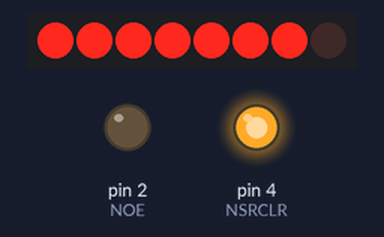
Recording of a sketch running on a simulated Arduino Uno, built with avr-gcc and run on an emulated ATmega328P. Parts: 8 shift-register outputs drawn as a row of LEDs (first output left, lit = HIGH), output pins drawn as LEDs (lit = HIGH). Wiring (inferred from the names in the program): shift register (74HC595): data pin 8; shift clock pin 9; latch pin 6. Wiring (inferred from the signals the program sends): row of LEDs: on Q0, Q1, Q2, Q3, Q4, Q5, Q6, Q7. Pins used as bus, display or sensor lines are not drawn.

Above: at 0.39 s.
At 1.31 s:
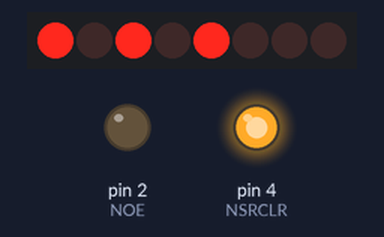
At 8.5 s:
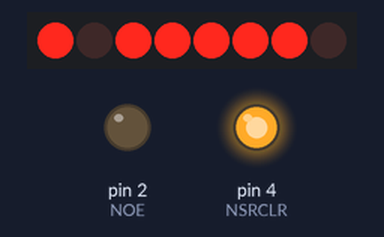
At 10.02 s:
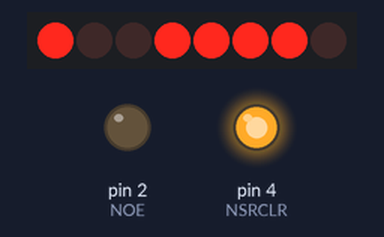
At 17.4 s:
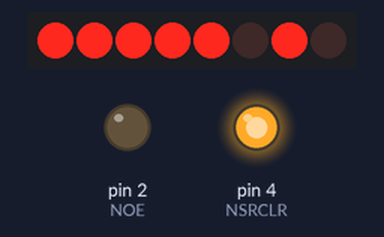
At 31.6 s:
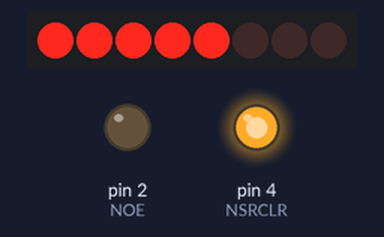
Timing chart, 0 to 40.0 s (numbered marks = the images above):
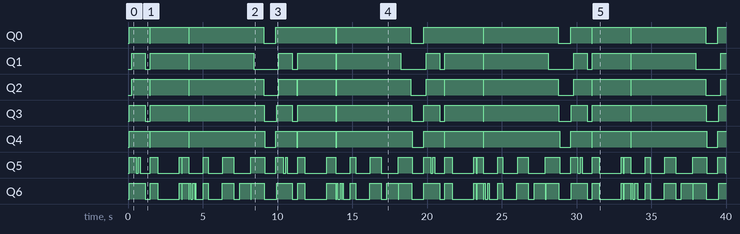

The sketch:

dmd_tetris.ino
```cpp
#define NOE 2 // black
#define RCLK 3 // green
#define NSRCLR 4 // yellow

#define CSRCLK 6 // orange
#define CSER 7 // blue

#define RSRCLK 9 // red
#define RSER 8 // dark blue

#define UNUSED 5

void DMD_init() {
  int i;

  // low clocks
  digitalWrite(RCLK, LOW);
  digitalWrite(RSRCLK, LOW);
  digitalWrite(CSRCLK, LOW);

  digitalWrite(NOE, HIGH); // disable output

  digitalWrite(NSRCLR, LOW); // clear
  digitalWrite(NSRCLR, HIGH);

  // turn all LEDs off
  for (i = 0; i < 2; ++i) {
    shiftOut(CSER, CSRCLK, MSBFIRST, 0xFF);
  }

  // push data
  digitalWrite(RCLK, HIGH);
  digitalWrite(RCLK, LOW);

  digitalWrite(NOE, LOW); // enable output

  // shift a 0 to be HIGHenable columns
  digitalWrite(CSER, LOW);
  digitalWrite(CSRCLK, HIGH);
  digitalWrite(CSRCLK, LOW);
  shiftOut(CSER, CSRCLK, MSBFIRST, 0xFF);

  // disable CSER to allow bit looping
  pinMode(CSER, INPUT);
}

void setup() {
  pinMode(NOE, OUTPUT);
  pinMode(RCLK, OUTPUT);
  pinMode(NSRCLR, OUTPUT);

  pinMode(CSRCLK, OUTPUT);
  pinMode(CSER, OUTPUT);

  pinMode(RSRCLK, OUTPUT);
  pinMode(RSER, OUTPUT);

  DMD_init();
}


#define ASCII_NB_CHARS 128
#define CHAR_WIDTH 6

static const uint8_t ASCII_Font[ASCII_NB_CHARS][CHAR_WIDTH] = {
   {0}, {0}, {0}, {0}, {0}, {0}, {0}, {0},
   {0}, {0}, {0}, {0}, {0}, {0}, {0}, {0},
   {0}, {0}, {0}, {0}, {0}, {0}, {0}, {0},
   {0}, {0}, {0}, {0}, {0}, {0}, {0}, {0},
   {0x00, 0x00, 0x00, 0x00, 0x00}, //
   {0x00, 0x00, 0xDE, 0x00, 0x00}, // !
   {0x00, 0x06, 0x00, 0x06, 0x00}, // "
   {0x28, 0xFE, 0x28, 0xFE, 0x28}, // #
   {0x48, 0x54, 0xFE, 0x54, 0x24}, // $
   {0x46, 0x26, 0x10, 0xC8, 0xC4}, // %
   {0x6C, 0x92, 0xAC, 0x40, 0xA0}, // &
   {0x00, 0x00, 0x00, 0x06, 0x00}, // '
   {0x00, 0x38, 0x44, 0x82, 0x00}, // (
   {0x00, 0x82, 0x44, 0x38, 0x00}, // )
   {0x28, 0x10, 0x7C, 0x10, 0x28}, // *
   {0x10, 0x10, 0x7C, 0x10, 0x10}, // +
   {0x00, 0xA0, 0x60, 0x00, 0x00}, // ,
   {0x10, 0x10, 0x10, 0x10, 0x10}, // -
   {0x00, 0xC0, 0xC0, 0x00, 0x00}, // .
   {0x40, 0x20, 0x10, 0x08, 0x04}, // /
   {0x7C, 0xA2, 0x92, 0x8A, 0x7C}, // 0
   {0x00, 0x84, 0xFE, 0x80, 0x00}, // 1
   {0x84, 0xC2, 0xA2, 0x92, 0x8C}, // 2
   {0x42, 0x82, 0x8A, 0x96, 0x62}, // 3
   {0x30, 0x28, 0x24, 0xFE, 0x20}, // 4
   {0x4E, 0x8A, 0x8A, 0x8A, 0x72}, // 5
   {0x78, 0x94, 0x92, 0x92, 0x60}, // 6
   {0x02, 0xE2, 0x12, 0x0A, 0x06}, // 7
   {0x6C, 0x92, 0x92, 0x92, 0x6C}, // 8
   {0x0C, 0x92, 0x92, 0x52, 0x3C}, // 9
   {0x00, 0x6C, 0x6C, 0x00, 0x00}, // :
   {0x00, 0xAC, 0x6C, 0x00, 0x00}, // ;
   {0x10, 0x28, 0x44, 0x82, 0x00}, // <
   {0x28, 0x28, 0x28, 0x28, 0x28}, // =
   {0x00, 0x82, 0x44, 0x28, 0x10}, // >
   {0x04, 0x02, 0xA2, 0x12, 0x0C}, // ?
   {0x7C, 0x82, 0xBA, 0x92, 0x1C}, // @
   {0xFC, 0x12, 0x12, 0x12, 0xFC}, // A
   {0xFE, 0x92, 0x92, 0x92, 0x6C}, // B
   {0x7C, 0x82, 0x82, 0x82, 0x44}, // C
   {0xFE, 0x82, 0x82, 0x82, 0x7C}, // D
   {0xFE, 0x92, 0x92, 0x92, 0x82}, // E
   {0xFE, 0x12, 0x12, 0x12, 0x02}, // F
   {0x7C, 0x82, 0x92, 0x92, 0xF4}, // G
   {0xFE, 0x10, 0x10, 0x10, 0xFE}, // H
   {0x82, 0x82, 0xFE, 0x82, 0x82}, // I
   {0x40, 0x80, 0x82, 0x7E, 0x02}, // J
   {0xFE, 0x10, 0x28, 0x44, 0x82}, // K
   {0xFE, 0x80, 0x80, 0x80, 0x80}, // L
   {0xFE, 0x04, 0x18, 0x04, 0xFE}, // M
   {0xFE, 0x08, 0x10, 0x20, 0xFE}, // N
   {0x7C, 0x82, 0x82, 0x82, 0x7C}, // O
   {0xFE, 0x12, 0x12, 0x12, 0x0C}, // P
   {0x7C, 0x82, 0xA2, 0x42, 0xBC}, // Q
   {0xFE, 0x12, 0x32, 0x52, 0x8C}, // R
   {0x8C, 0x92, 0x92, 0x92, 0x62}, // S
   {0x02, 0x02, 0xFE, 0x02, 0x02}, // T
   {0x7E, 0x80, 0x80, 0x80, 0x7E}, // U
   {0x1E, 0x60, 0x80, 0x60, 0x1E}, // V
   {0x7E, 0x80, 0x70, 0x80, 0x7E}, // W
   {0xC6, 0x28, 0x10, 0x28, 0xC6}, // X
   {0x0E, 0x10, 0xE0, 0x10, 0x0E}, // Y
   {0xC2, 0xA2, 0x92, 0x8A, 0x86}, // Z
   {0x00, 0xFE, 0x82, 0x00, 0x00}, // [
   {0x04, 0x08, 0x10, 0x20, 0x40}, // \ //
   {0x00, 0x00, 0x82, 0xFE, 0x00}, // ]
   {0x08, 0x04, 0x02, 0x04, 0x08}, // ^
   {0x80, 0x80, 0x80, 0x80, 0x80}, // _
   {0x02, 0x04, 0x08, 0x00, 0x00}, // `
   {0x40, 0xA8, 0xA8, 0xA8, 0xF0}, // a
   {0xFE, 0x90, 0x88, 0x88, 0x70}, // b
   {0x70, 0x88, 0x88, 0x88, 0x40}, // c
   {0x70, 0x88, 0x88, 0x90, 0xFE}, // d
   {0x70, 0xA8, 0xA8, 0xA8, 0x30}, // e
   {0x10, 0xFC, 0x12, 0x02, 0x04}, // f
   {0x18, 0xA4, 0xA4, 0xA4, 0x7C}, // g
   {0xFE, 0x10, 0x08, 0x08, 0xF0}, // h
   {0x00, 0x88, 0xFA, 0x80, 0x00}, // i
   {0x40, 0x80, 0x88, 0x7A, 0x00}, // j
   {0xFE, 0x20, 0x50, 0x88, 0x00}, // k
   {0x00, 0x82, 0xFE, 0x80, 0x00}, // l
   {0xF8, 0x08, 0x30, 0x08, 0xF0}, // m
   {0xF8, 0x10, 0x08, 0x08, 0xF0}, // n
   {0x70, 0x88, 0x88, 0x88, 0x70}, // o
   {0xF8, 0x28, 0x28, 0x28, 0x10}, // p
   {0x10, 0x28, 0x28, 0x30, 0xF8}, // q
   {0xF8, 0x10, 0x08, 0x08, 0x10}, // r
   {0x90, 0xA8, 0xA8, 0xA8, 0x40}, // s
   {0x08, 0x7E, 0x88, 0x80, 0x40}, // t
   {0x78, 0x80, 0x80, 0x40, 0xF8}, // u
   {0x38, 0x40, 0x80, 0x40, 0x38}, // v
   {0x78, 0x80, 0x60, 0x80, 0x78}, // w
   {0x88, 0x50, 0x20, 0x50, 0x88}, // x
   {0x18, 0xA0, 0xA0, 0xA0, 0x78}, // y
   {0x88, 0xC8, 0xA8, 0x98, 0x88}, // z
   {0x10, 0x6C, 0x82, 0x82, 0x00}, // {
   {0x00, 0x00, 0xFE, 0x00, 0x00}, // |
   {0x00, 0x82, 0x82, 0x6C, 0x10}, // }
   {0x04, 0x02, 0x04, 0x08, 0x04}, // ~
   {0},
   // {0xFE, 0x92, 0x93, 0x92, 0x82}, // upper(é)
};


#define N 35

int col = 0;
int pace = 0;
uint8_t txt[N] = "Salut ca va bien dans la vie ?";
int l = N*CHAR_WIDTH;

void loop() {
  int i, ctemp, ccol;
  uint8_t data;

  for (i = 0; i < 16; i++) {
    ctemp = (col-i+l)%l;
    ccol = ctemp % CHAR_WIDTH;
    if (ccol != CHAR_WIDTH-1)
      data = ASCII_Font[txt[ctemp/CHAR_WIDTH]][ccol];
    else
      data = 0x00;

    shiftOut(RSER, RSRCLK, LSBFIRST, data);

    // push data
    digitalWrite(RCLK, HIGH);
    digitalWrite(RCLK, LOW);

    // shift column
    digitalWrite(CSRCLK, HIGH);
    digitalWrite(CSRCLK, LOW);
    //delayMicroseconds(1);
  }

  if(++pace == 20) {
    col = (col+1)%l;
    pace = 0;
  }
}
```

Measured:
- by itself, Q1: repeats every 9.8 s: LOW 0.34 s, HIGH 2.6 s, LOW 0.04 s, HIGH 4.3 s, LOW 1.7 s, HIGH 0.90 s
- by itself, Q2: repeats every 9.8 s: LOW 0.04 s, HIGH 2.6 s, LOW 0.04 s, HIGH 5.0 s, LOW 1.0 s, HIGH 1.2 s
- by itself, Q3: repeats every 9.8 s: LOW 0.34 s, HIGH 2.6 s, LOW 0.04 s, HIGH 5.0 s, LOW 0.82 s, HIGH 1.1 s
- by itself, Q4: repeats every 9.8 s: LOW 0.04 s, HIGH 2.6 s, LOW 0.04 s, HIGH 5.1 s, LOW 0.73 s, HIGH 1.4 s
- by itself, Q5: LOW → HIGH at 0.08 s, → LOW 0.46 s later, → HIGH 0.16 s later, → LOW 0.12 s later, … (64 changes in this stretch)
- by itself, Q6: LOW → HIGH at 0.08 s, → LOW 1.1 s later, → HIGH 0.34 s later, → LOW 0.48 s later, … (83 changes in this stretch)
